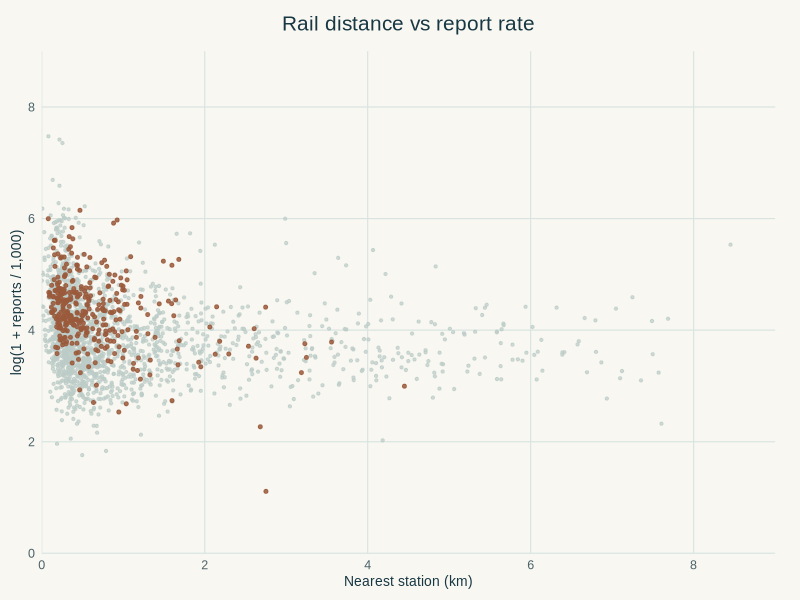

Here is the R script that generated this plot:
# Run from the repository root to regenerate the image embedded on PPT slide 4.
library(data.table)
library(ggplot2)

tracts <- fread("data/tracts.csv")
tracts <- tracts[is.finite(station_m) & is.finite(nypd_rate)]
tracts[, `:=`(distance_km = station_m / 1000,
              report_log = log1p(nypd_rate))]

fig <- ggplot() +
  geom_point(data = tracts[borough != "Bronx"],
             aes(distance_km, report_log), color = "#BCCBC7",
             alpha = 0.7, size = 0.8) +
  geom_point(data = tracts[borough == "Bronx"],
             aes(distance_km, report_log), color = "#9A5A3B",
             alpha = 0.85, size = 1.05) +
  scale_x_continuous(limits = c(0, 9), breaks = seq(0, 9, 2),
                     expand = expansion(mult = 0)) +
  scale_y_continuous(limits = c(0, 9), breaks = seq(0, 9, 2),
                     expand = expansion(mult = 0)) +
  labs(title = "Rail distance vs report rate",
       x = "Nearest station (km)",
       y = "log(1 + reports / 1,000)") +
  theme_minimal(base_family = "Arial", base_size = 11) +
  theme(
    plot.background = element_rect(fill = "#F8F7F1", color = NA),
    panel.background = element_rect(fill = "#F8F7F1", color = NA),
    panel.grid.major = element_line(color = "#D9E4E1", linewidth = 0.4),
    panel.grid.minor = element_blank(),
    plot.title = element_text(hjust = 0.5, size = 15, color = "#173743", margin = margin(b = 12)),
    axis.title = element_text(size = 10, color = "#173743"),
    axis.text = element_text(size = 9, color = "#4B626A"),
    plot.margin = margin(12, 18, 8, 8)
  )

ggsave("module_C/c3_scatter_points_only.png", fig, width = 6.41, height = 4.27,
       dpi = 240, bg = "#F8F7F1")
